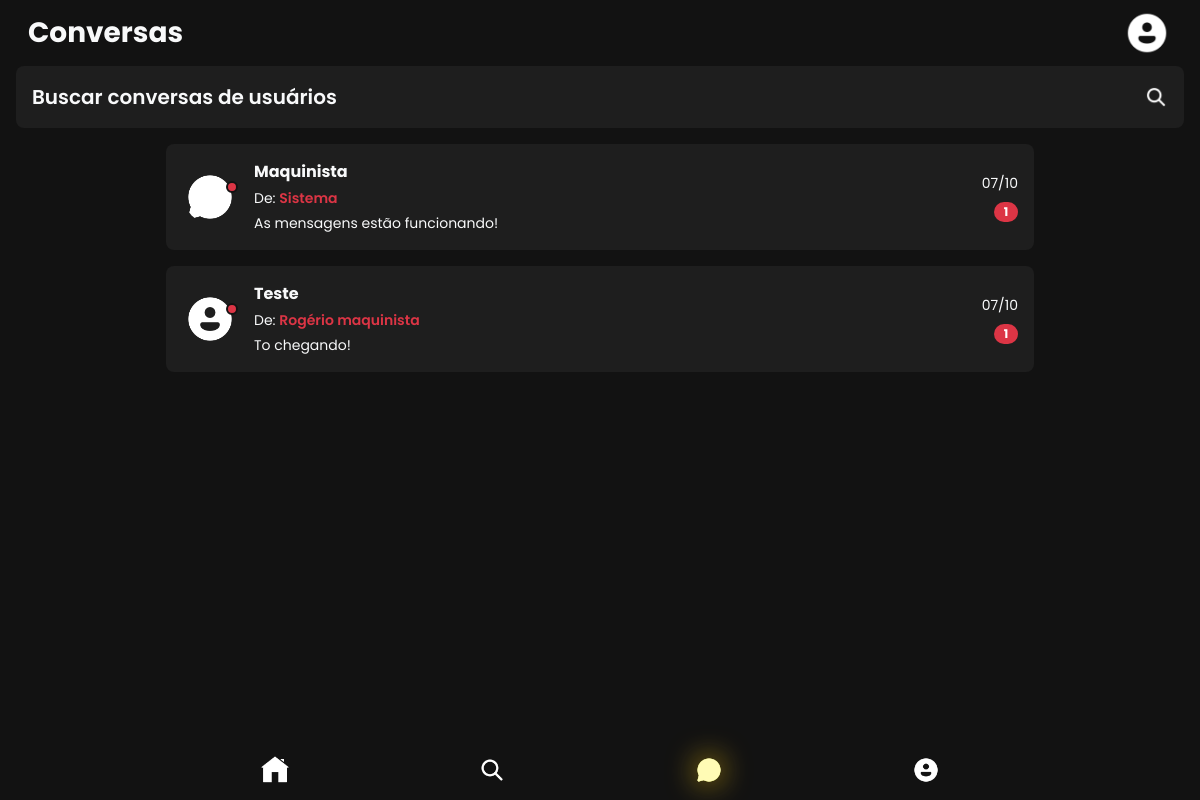
Page /public/adm/chat.php (signed in) on the committed database.
### tables this page shows
CREATE TABLE mensagens (
    id INT AUTO_INCREMENT PRIMARY KEY,
    usuario_id INT NOT NULL,
    nome VARCHAR(30) NOT NULL,
    texto VARCHAR(87) NOT NULL,
    imagem ENUM('estação', 'bate-papo', 'usuario', 'trem'),
    data_hora_envio DATETIME NOT NULL DEFAULT CURRENT_TIMESTAMP,
    CONSTRAINT fk_usuario_mensagem FOREIGN KEY (usuario_id) REFERENCES usuarios(id) ON DELETE CASCADE
);

CREATE TABLE usuarios (
    id INT AUTO_INCREMENT PRIMARY KEY,
    nome VARCHAR(100) NOT NULL,
    email VARCHAR(100) NOT NULL,
    telefone VARCHAR(15),
    senha VARCHAR(255) NOT NULL,
    cargo ENUM('usuario', 'administrador', 'maquinista') NOT NULL DEFAULT 'usuario',
    foto_perfil ENUM('foto1.jpg','foto2.jpg','foto3.jpg')
);

### public/adm/chat.php (the view, shortened to what this page needs)
<?php
require "../../config/bd.php";
$conversas = [];
$stmt = $conn->prepare("SELECT m.*, u.nome as usuario_nome
    FROM mensagens m
    INNER JOIN usuarios u ON m.usuario_id = u.id
    WHERE m.usuario_id != ?
    ORDER BY m.data_hora_envio DESC
");
$admin_id = $_SESSION['id'] ?? 1;
$stmt->bind_param("i", $admin_id);
$stmt->execute();
$result = $stmt->get_result();
$usuarios_vistos = [];
while ($row = $result->fetch_assoc()) {
    $usuario_id = $row['usuario_id'];
    if (!isset($usuarios_vistos[$usuario_id])) {
        $conversas[] = $row;
        $usuarios_vistos[$usuario_id] = true;
    }
}
?>
<!DOCTYPE html>
<html lang="pt-BR">
<head>
    <link href="https://cdn.jsdelivr.net/npm/bootstrap@5.3.0/dist/css/bootstrap.min.css" rel="stylesheet" />
    <link rel="stylesheet" href="https://cdn.jsdelivr.net/npm/bootstrap-icons@1.11.0/font/bootstrap-icons.css">
</head>
<body class="text-light">
    <header class="bg-transparent">
        <nav class="navbar navbar-expand-lg navbar-dark bg-transparent px-3 py-2">
            <div class="container-fluid">
                <div class="d-flex justify-content-between align-items-center w-100">
                    <div class="text-oi">
                        <h1 class="text-light fw-bold mb-0 fs-3">Conversas</h1>
                    </div>
                    <div class="pfp">
                        <img src="../../assets/img/perfil.png" alt="Foto de perfil" class="pfp-img" />
                    </div>
                </div>
            </div>
        </nav>
        <div class="searchbar bg-custom d-flex justify-content-between align-items-center mx-3 mb-3 p-3 rounded-3">
            <div class="text-bar">
                <span class="fw-semibold fs-5 text-light">Buscar conversas de usuários</span>
            </div>
            <div class="img-bar">
                <img src="../../assets/img/lupa.png" alt="Ícone de lupa para busca" class="search-icon" />
            </div>
        </div>
    </header>
    <main class="container px-3" style="max-width: 900px; margin-bottom: 2rem; overflow-y: auto;">
        <div class="list-group list-group-flush">
            <?php
            if (!empty($conversas)) {
                foreach ($conversas as $conversa) {
                    switch ($conversa['imagem']) {
                        case 'bate-papo':
                            $arquivoImagem = 'chat.png';
                            break;
                        case 'usuario':
                            $arquivoImagem = 'perfil.png';
                            break;
                    }
                    $dataHoraEnvio = $conversa['data_hora_envio'];
                    $dataAtual = date('Y-m-d');
                    $dataDaMensagem = date('Y-m-d', strtotime($dataHoraEnvio));
                    if ($dataDaMensagem === $dataAtual) {
                        $tempoFormatado = date('H:i', strtotime($dataHoraEnvio));
                    } else {
                        $tempoFormatado = date('d/m', strtotime($dataHoraEnvio));
                    }
                    $remetente = htmlspecialchars($conversa['nome']);
            ?>
                    <a href="admin_chat_detalhe.php?id=<?php echo $conversa['usuario_id']; ?>" class="list-group-item list-group-item-action bg-custom bg-custom-hover d-flex align-items-center rounded-3 mb-3 p-3 text-decoration-none border-0" tabindex="0" aria-current="true" aria-label="Chat com <?php echo htmlspecialchars($conversa['usuario_nome']); ?>, última mensagem de <?php echo $remetente; ?>: <?php echo htmlspecialchars($conversa['texto']); ?>" style="transition: background-color 0.2s ease;">
                        <div class="position-relative flex-shrink-0 me-3">
                            <img src="../../assets/img/<?php echo $arquivoImagem; ?>" alt="Avatar <?php echo htmlspecialchars($conversa['usuario_nome']); ?>" class="chat-icon" />
                        </div>
                        <div class="flex-grow-1 min-width-0">
                            <div class="chat-name fw-bold fs-6 text-light mb-1" style="overflow: hidden; text-overflow: ellipsis; white-space: nowrap;">
                                <?php echo htmlspecialchars($conversa['usuario_nome']); ?>
                            </div>
                            <div class="remetente small text-light mb-1" style="overflow: hidden; text-overflow: ellipsis; white-space: nowrap;">
                                De: <span class="fw-semibold text-danger"><?php echo htmlspecialchars($conversa['nome']); ?></span>
                            </div>
                            <div class="chat-last-message text-light small" style="overflow: hidden; text-overflow: ellipsis; white-space: nowrap;">
                                <?php echo htmlspecialchars($conversa['texto']); ?>
                            </div>
                        </div>
                        <div class="d-flex flex-column align-items-end ms-3 flex-shrink-0" style="min-width: 60px;">
                            <div class="chat-time text-light small mb-2" style="white-space: nowrap;">
                                <?php echo $tempoFormatado; ?>
                            </div>
                            <span class="badge bg-danger rounded-pill" aria-label="1 mensagem não lida" style="font-size: 0.75rem; padding: 0.25rem 0.5rem; min-width: 24px; text-align: center;">1</span>
                        </div>
                    </a>
            <?php
                }
            } else {
                echo '<p class="text-light text-center mt-4">Nenhuma conversa encontrada.</p>';
            }
            ?>
        </div>
    </main>
    <footer class="rodape position-fixed bottom-0 w-100 py-2 px-3" style="max-width: 900px; margin: 0 auto; left: 50%; transform: translateX(-50%); z-index: 1000;" role="contentinfo" aria-label="Menu de navegação inferior">
        <div class="d-flex justify-content-around align-items-center">
            <a href="home.php" class="footer-icon text-center text-decoration-none p-2" aria-label="Início">
                <img src="../../assets/img/casa.png" alt="Início" />
            </a>
            <a href="gerenciamento.php" class="footer-icon text-center text-decoration-none p-2" aria-label="Buscar">
                <img src="../../assets/img/lupa.png" alt="Gerenciamento" />
            </a>
            <a href="chat.php" class="footer-icon active text-center text-decoration-none p-2" aria-label="Chat">
                <img src="../../assets/img/chat.png" alt="Chat" />
            </a>
            <a href="perfil.php" class="footer-icon text-center text-decoration-none p-2" aria-label="Perfil">
                <img src="../../assets/img/perfil.png" alt="Perfil" />
            </a>
        </div>
    </footer>
</body>
</html>

### public/adm/chat.php (style rules this page uses)
body { font-family: 'Poppins', sans-serif; background-color: #121212; color: #e0e0e0; min-height: 100vh; padding-bottom: 70px; }
.bg-custom { background-color: #1e1e1e !important; }
.chat-icon { width: 56px; height: 56px; object-fit: contain; filter: brightness(0) invert(1); border-radius: 50%; border: 2px solid transparent; transition: border-color 0.3s ease; }
.search-icon { width: 24px; height: 24px; filter: brightness(0) invert(1); transition: filter 0.3s ease; cursor: pointer; }
.pfp-img { width: 50px; height: 50px; object-fit: cover; border-radius: 50%; border: 2px solid transparent; transition: border-color 0.3s ease; }
.footer-icon img { width: 28px; height: 28px; filter: brightness(0) invert(1); transition: filter 0.3s ease; }
.footer-icon:hover img, .footer-icon.active img { filter: brightness(0) invert(1) drop-shadow(0 0 15px rgba(255, 193, 7, 0.8)) sepia(1) saturate(5) hue-rotate(-10deg); }
.rodape { background-color: #121212; border: none; box-shadow: none; z-index: 1000; }

### rows in the picture
mensagens: shows a picture, usuario.nome "Maquinista", nome "Sistema", texto "As mensagens estão funcionando!", data_hora_envio "07/10"
mensagens: shows a picture, usuario.nome "Teste", nome "Rogério maquinista", texto "To chegando!", data_hora_envio "07/10"
